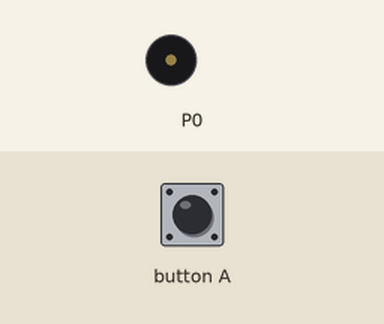
Recording of a program running on a simulated BBC micro:bit (MakeCode). Shown: buzzer (waves = sounding). The inputs (shaded band) are chosen by the test bench.

Above: at 1.2 s.
1.3 s: button A pressed for 0.15 s
At 1.7 s:
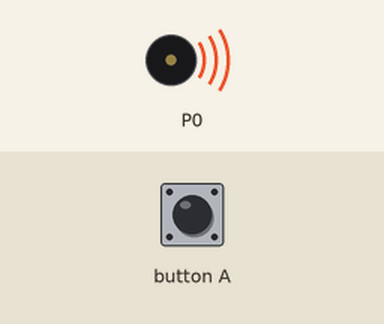
Timing chart, 0 to 6.8 s (numbered marks = the images above; inputs shaded):
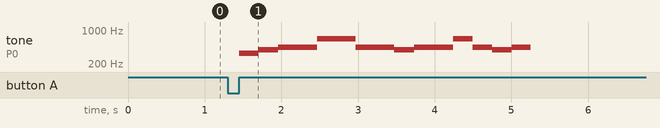

Measured:
- after the input at 1.3 s, tone on P0: plays 330 Hz for 0.26 s, 392 Hz for 0.26 s, 440 Hz for 0.51 s, 659 Hz for 0.51 s, 440 Hz for 0.51 s, 392 Hz for 0.26 s … (11 notes in this stretch), starting after 0.15 s

The program:

main.ts
```typescript
/**
 * アイドル（メロディ）
 */
/**
 * 休符（1拍）
 */
/**
 * 休符（1/2拍）
 */
input.onButtonPressed(Button.A, function () {
    music.play(music.tonePlayable(330, music.beat(BeatFraction.Half)), music.PlaybackMode.UntilDone)
    music.play(music.tonePlayable(392, music.beat(BeatFraction.Half)), music.PlaybackMode.UntilDone)
    music.play(music.tonePlayable(440, music.beat(BeatFraction.Whole)), music.PlaybackMode.UntilDone)
    music.play(music.tonePlayable(659, music.beat(BeatFraction.Whole)), music.PlaybackMode.UntilDone)
    music.play(music.tonePlayable(440, music.beat(BeatFraction.Whole)), music.PlaybackMode.UntilDone)
    music.play(music.tonePlayable(392, music.beat(BeatFraction.Half)), music.PlaybackMode.UntilDone)
    music.play(music.tonePlayable(440, music.beat(BeatFraction.Half)), music.PlaybackMode.UntilDone)
    music.play(music.tonePlayable(440, music.beat(BeatFraction.Half)), music.PlaybackMode.UntilDone)
    music.play(music.tonePlayable(659, music.beat(BeatFraction.Half)), music.PlaybackMode.UntilDone)
    music.play(music.tonePlayable(440, music.beat(BeatFraction.Half)), music.PlaybackMode.UntilDone)
    music.play(music.tonePlayable(392, music.beat(BeatFraction.Half)), music.PlaybackMode.UntilDone)
    music.play(music.tonePlayable(440, music.beat(BeatFraction.Half)), music.PlaybackMode.UntilDone)
    music.play(music.tonePlayable(0, music.beat(BeatFraction.Half)), music.PlaybackMode.UntilDone)
})
```

test.ts
```typescript
// テストはここに来ます。このパッケージが拡張機能として使用されるときにはコンパイルされません。
```
